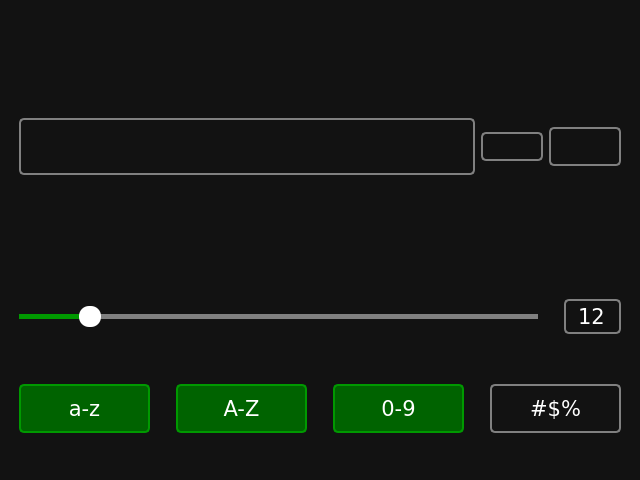
<?xml version="1.0" encoding="UTF-8"?>
<ui version="4.0">
 <class>MainWindow</class>
 <widget class="QMainWindow" name="MainWindow">
  <property name="geometry">
   <rect>
    <x>0</x>
    <y>0</y>
    <width>640</width>
    <height>480</height>
   </rect>
  </property>
  <property name="windowTitle">
   <string>Password Generator</string>
  </property>
  <property name="windowIcon">
   <iconset resource="resources.qrc">
    <normaloff>:/icons/icons/app-icon.ico</normaloff>:/icons/icons/app-icon.ico</iconset>
  </property>
  <property name="styleSheet">
   <string notr="true">QWidget {
    background-color: #121212;
    color: white;
    font-family: Verdana, Geneva, Tahoma, sans-serif;
    font-size: 16pt;
    margin: 10px;   
}

QPushButton {
    border: 2px solid gray;
    border-radius: 5px;
}

QPushButton#btn_lower,
#btn_upper,
#btn_digits,
#btn_special {
    padding: 10px;
}

QPushButton:hover {
    border-color: #090;
}

QPushButton:pressed {
    border: 4px solid #090;
    border-radius: 5px;
}

QPushButton:checked {
    background-color: #006300;
    border-color: #090;
}</string>
  </property>
  <widget class="QWidget" name="centralwidget">
   <property name="styleSheet">
    <string notr="true"/>
   </property>
   <layout class="QVBoxLayout" name="verticalLayout">
    <item>
     <widget class="QPushButton" name="icon_lock">
      <property name="enabled">
       <bool>false</bool>
      </property>
      <property name="styleSheet">
       <string notr="true">border: none;</string>
      </property>
      <property name="text">
       <string/>
      </property>
      <property name="icon">
       <iconset>
        <disabledon>:/icons/icons/lock_white_24dp.svg</disabledon>
       </iconset>
      </property>
      <property name="iconSize">
       <size>
        <width>100</width>
        <height>100</height>
       </size>
      </property>
     </widget>
    </item>
    <item>
     <layout class="QHBoxLayout" name="layout_password">
      <item>
       <widget class="QFrame" name="frame_password">
        <property name="sizePolicy">
         <sizepolicy hsizetype="Preferred" vsizetype="Maximum">
          <horstretch>0</horstretch>
          <verstretch>0</verstretch>
         </sizepolicy>
        </property>
        <property name="styleSheet">
         <string notr="true">QFrame {
    border: 2px solid gray;
    border-radius: 5px;
    margin-right: 0;

}

QFrame:hover {
    border-color: #090;
}</string>
        </property>
        <property name="frameShape">
         <enum>QFrame::StyledPanel</enum>
        </property>
        <property name="frameShadow">
         <enum>QFrame::Raised</enum>
        </property>
        <layout class="QHBoxLayout" name="horizontalLayout_2">
         <item>
          <widget class="QLineEdit" name="line_password">
           <property name="styleSheet">
            <string notr="true">QLineEdit {
    border: none;
    margin: 0;
    font-size: 20pt;
}</string>
           </property>
          </widget>
         </item>
         <item>
          <widget class="QPushButton" name="btn_visibility">
           <property name="cursor">
            <cursorShape>PointingHandCursor</cursorShape>
           </property>
           <property name="styleSheet">
            <string notr="true">QPushButton {
    border: none;
    margin: 0;
    background-color: transparent;
}</string>
           </property>
           <property name="text">
            <string/>
           </property>
           <property name="icon">
            <iconset resource="resources.qrc">
             <normaloff>:/icons/icons/visibility_off_white_24dp.svg</normaloff>
             <normalon>:/icons/icons/visibility_white_24dp.svg</normalon>:/icons/icons/visibility_off_white_24dp.svg</iconset>
           </property>
           <property name="iconSize">
            <size>
             <width>30</width>
             <height>30</height>
            </size>
           </property>
           <property name="checkable">
            <bool>true</bool>
           </property>
           <property name="checked">
            <bool>true</bool>
           </property>
          </widget>
         </item>
        </layout>
       </widget>
      </item>
      <item>
       <widget class="QPushButton" name="btn_refresh">
        <property name="cursor">
         <cursorShape>PointingHandCursor</cursorShape>
        </property>
        <property name="styleSheet">
         <string notr="true">QPushButton {
    margin-right: 0;
    margin-left: 0;
}</string>
        </property>
        <property name="text">
         <string/>
        </property>
        <property name="icon">
         <iconset>
          <normalon>:/icons/icons/refresh_white_24dp.svg</normalon>
         </iconset>
        </property>
        <property name="iconSize">
         <size>
          <width>52</width>
          <height>52</height>
         </size>
        </property>
        <property name="shortcut">
         <string>Ctrl+R</string>
        </property>
       </widget>
      </item>
      <item>
       <widget class="QPushButton" name="btn_copy">
        <property name="cursor">
         <cursorShape>PointingHandCursor</cursorShape>
        </property>
        <property name="styleSheet">
         <string notr="true">QPushButton {
    padding: 5px;
    margin-left: 0;
}</string>
        </property>
        <property name="text">
         <string/>
        </property>
        <property name="icon">
         <iconset>
          <normalon>:/icons/icons/content_copy_white_24dp.svg</normalon>
         </iconset>
        </property>
        <property name="iconSize">
         <size>
          <width>42</width>
          <height>42</height>
         </size>
        </property>
        <property name="shortcut">
         <string>Ctrl+C</string>
        </property>
       </widget>
      </item>
     </layout>
    </item>
    <item>
     <layout class="QHBoxLayout" name="layout_info">
      <item>
       <widget class="QLabel" name="label_strength">
        <property name="sizePolicy">
         <sizepolicy hsizetype="Preferred" vsizetype="Maximum">
          <horstretch>0</horstretch>
          <verstretch>0</verstretch>
         </sizepolicy>
        </property>
        <property name="text">
         <string/>
        </property>
        <property name="alignment">
         <set>Qt::AlignCenter</set>
        </property>
       </widget>
      </item>
      <item>
       <widget class="QLabel" name="label_entropy">
        <property name="sizePolicy">
         <sizepolicy hsizetype="Preferred" vsizetype="Maximum">
          <horstretch>0</horstretch>
          <verstretch>0</verstretch>
         </sizepolicy>
        </property>
        <property name="text">
         <string/>
        </property>
        <property name="alignment">
         <set>Qt::AlignCenter</set>
        </property>
       </widget>
      </item>
     </layout>
    </item>
    <item>
     <layout class="QHBoxLayout" name="layout_length">
      <item>
       <widget class="QSlider" name="slider_length">
        <property name="cursor">
         <cursorShape>PointingHandCursor</cursorShape>
        </property>
        <property name="styleSheet">
         <string notr="true">QSlider::groove:horizontal {
    background-color: transparent;
    height: 5px;
}

QSlider::sub-page:horizontal {
    background-color: #090;
}

QSlider::add-page:horizontal {
    background-color: gray;
}

QSlider::handle:horizontal {
    background-color: white;
    width: 22px;
    border-radius: 10px;
    margin-top: -8px;
    margin-bottom: -8px;
}</string>
        </property>
        <property name="maximum">
         <number>100</number>
        </property>
        <property name="value">
         <number>12</number>
        </property>
        <property name="orientation">
         <enum>Qt::Horizontal</enum>
        </property>
       </widget>
      </item>
      <item>
       <widget class="QSpinBox" name="spinbox_length">
        <property name="styleSheet">
         <string notr="true">QSpinBox {
    border: 2px solid gray;
    border-radius: 5px;
    background: transparent;
    padding: 2px;
}

QSpinBox:hover {
    border-color: #009900;
}</string>
        </property>
        <property name="alignment">
         <set>Qt::AlignCenter</set>
        </property>
        <property name="buttonSymbols">
         <enum>QAbstractSpinBox::NoButtons</enum>
        </property>
        <property name="maximum">
         <number>100</number>
        </property>
        <property name="singleStep">
         <number>1</number>
        </property>
        <property name="value">
         <number>12</number>
        </property>
       </widget>
      </item>
     </layout>
    </item>
    <item>
     <layout class="QHBoxLayout" name="layout_characters">
      <item>
       <widget class="QPushButton" name="btn_lower">
        <property name="cursor">
         <cursorShape>PointingHandCursor</cursorShape>
        </property>
        <property name="text">
         <string>a-z</string>
        </property>
        <property name="checkable">
         <bool>true</bool>
        </property>
        <property name="checked">
         <bool>true</bool>
        </property>
       </widget>
      </item>
      <item>
       <widget class="QPushButton" name="btn_upper">
        <property name="cursor">
         <cursorShape>PointingHandCursor</cursorShape>
        </property>
        <property name="text">
         <string>A-Z</string>
        </property>
        <property name="checkable">
         <bool>true</bool>
        </property>
        <property name="checked">
         <bool>true</bool>
        </property>
       </widget>
      </item>
      <item>
       <widget class="QPushButton" name="btn_digits">
        <property name="cursor">
         <cursorShape>PointingHandCursor</cursorShape>
        </property>
        <property name="text">
         <string>0-9</string>
        </property>
        <property name="checkable">
         <bool>true</bool>
        </property>
        <property name="checked">
         <bool>true</bool>
        </property>
       </widget>
      </item>
      <item>
       <widget class="QPushButton" name="btn_special">
        <property name="cursor">
         <cursorShape>PointingHandCursor</cursorShape>
        </property>
        <property name="text">
         <string>#$%</string>
        </property>
        <property name="checkable">
         <bool>true</bool>
        </property>
        <property name="checked">
         <bool>false</bool>
        </property>
       </widget>
      </item>
     </layout>
    </item>
   </layout>
  </widget>
 </widget>
 <resources>
  <include location="resources.qrc"/>
 </resources>
 <connections/>
</ui>
